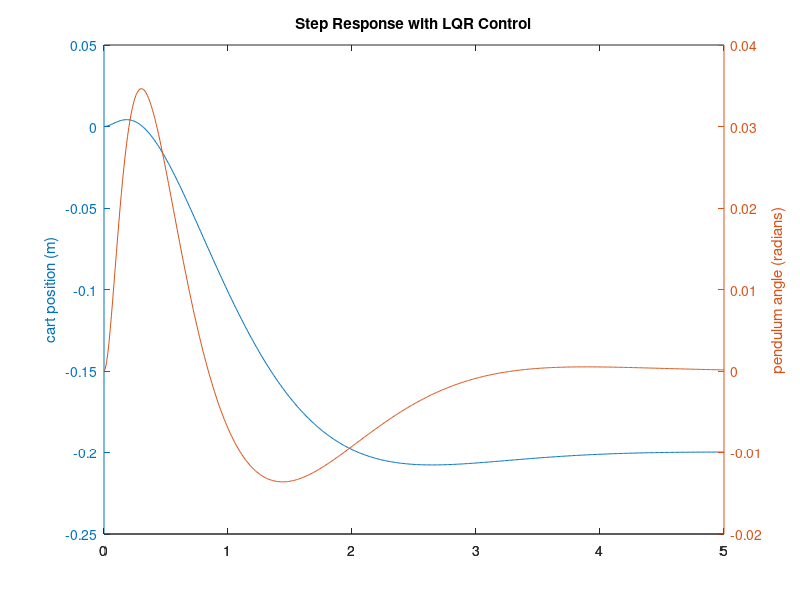

Source code (MATLAB):
%% Inverted Pendulum gain matrix calculation
M = 0.045;  % Mass of cart
m = 0.226; % Mass of pendulum
b = 0.1; % Viscous friction coefficient
I = 0.0021; % Moment of inertia of pendulum about point attached to the cart
g = 9.8; 
l = 0.08; % Length to the COM of the pendulum (i.e. halfway)

p = I*(M+m)+M*m*l^2; %denominator for the A and B matrices

A = [0      1              0           0;
     0 -(I+m*l^2)*b/p  (m^2*g*l^2)/p   0;
     0      0              0           1;
     0 -(m*l*b)/p       m*g*l*(M+m)/p  0];
B = [     0;
     (I+m*l^2)/p;
          0;
        m*l/p];
C = [1 0 0 0;
     0 0 1 0];
D = [0;
     0];

states = {'x' 'x_dot' 'phi' 'phi_dot'};
inputs = {'u'};
outputs = {'x'; 'phi'};

sys_ss = ss(A,B,C,D,'statename',states,'inputname',inputs,'outputname',outputs);

poles = eig(A)

Q = C'*C;
R = 1;
K = lqr(A,B,Q,R)

Ac = [(A-B*K)];
Bc = [B];
Cc = [C];
Dc = [D];

states = {'x' 'x_dot' 'phi' 'phi_dot'};
inputs = {'r'};
outputs = {'x'; 'phi'};

sys_cl = ss(Ac,Bc,Cc,Dc,'statename',states,'inputname',inputs,'outputname',outputs);

t = 0:0.01:5;
r =0.2*ones(size(t));
[y,t,x]=lsim(sys_cl,r,t);
[AX,H1,H2] = plotyy(t,y(:,1),t,y(:,2),'plot');
set(get(AX(1),'Ylabel'),'String','cart position (m)')
set(get(AX(2),'Ylabel'),'String','pendulum angle (radians)')
title('Step Response with LQR Control')